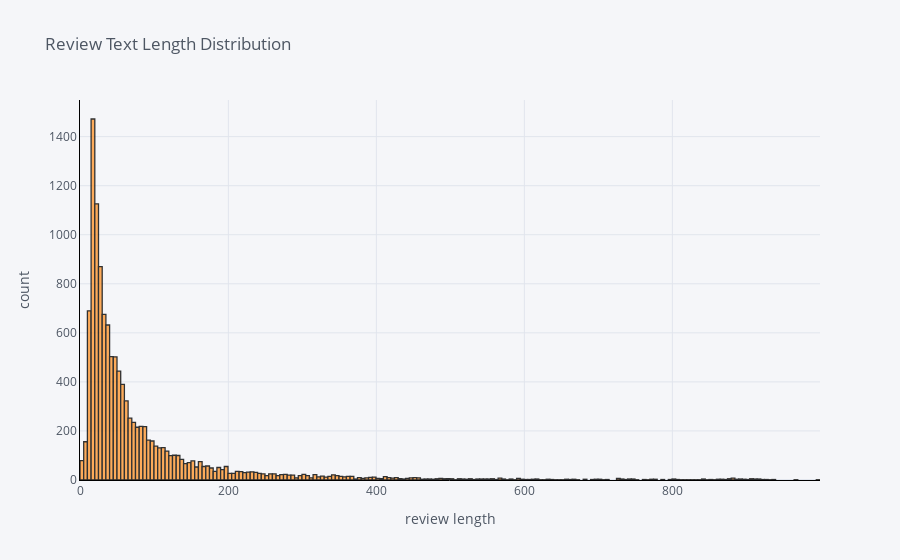

Notebook code cell kept with this figure:
### Markdown cell above
#### Distribution of Number of Words per Review

### Code cell
# Create word Count 
df_user_rev['word_count'] = df_user_rev['review'].apply(lambda x: len(str(x).split()))

df_user_rev['word_count'].iplot(
    kind='hist',
    bins=300,
    xTitle='review length',
    linecolor='black',
    yTitle='count',
    title='Review Text Length Distribution',
    )

### Figure 1 — Plotly figure (JSON) as saved in the notebook; plotly's stock layout.template omitted (floating-point values rounded to 4 significant figures; data arrays with more than 128 entries replaced by an {"elided": "..."} marker saying what was removed)
{"data": [{"histfunc": "count", "histnorm": "", "marker": {"color": "rgba(255, 153, 51, 1.0)", "line": {"color": "#000000", "width": 1.3}}, "name": "word_count", "nbinsx": 300, "opacity": 0.8, "orientation": "v", "type": "histogram", "x": {"elided": "12058 int values"}}], "layout": {"barmode": "overlay", "legend": {"bgcolor": "#F5F6F9", "font": {"color": "#4D5663"}}, "paper_bgcolor": "#F5F6F9", "plot_bgcolor": "#F5F6F9", "title": {"font": {"color": "#4D5663"}, "text": "Review Text Length Distribution"}, "xaxis": {"gridcolor": "#E1E5ED", "linecolor": "black", "showgrid": true, "tickfont": {"color": "#4D5663"}, "title": {"font": {"color": "#4D5663"}, "text": "review length"}, "zerolinecolor": "#E1E5ED"}, "yaxis": {"gridcolor": "#E1E5ED", "linecolor": "black", "showgrid": true, "tickfont": {"color": "#4D5663"}, "title": {"font": {"color": "#4D5663"}, "text": "count"}, "zerolinecolor": "#E1E5ED"}}}
